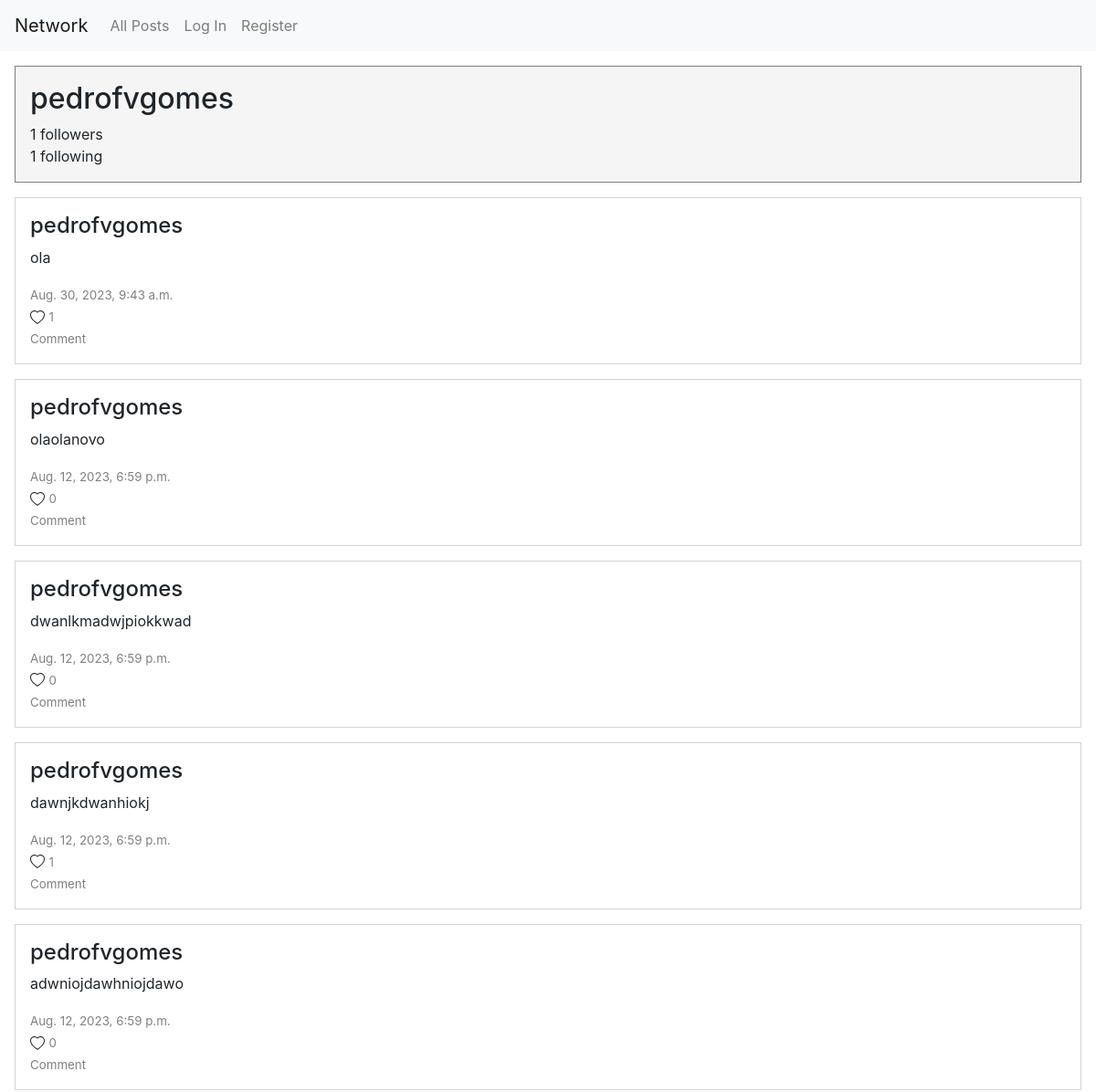
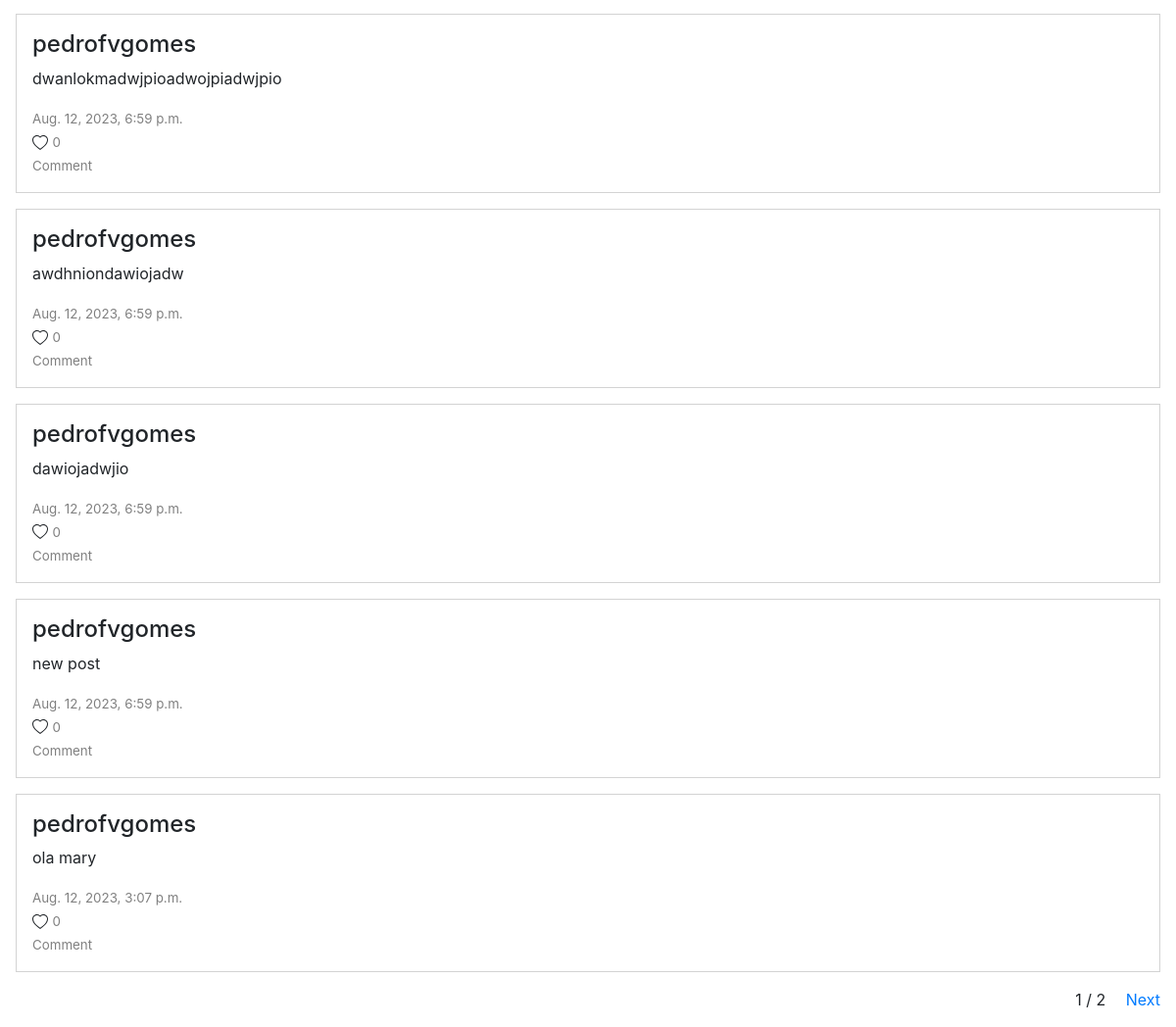
Screenshot of /pedrofvgomes with the database file from the repository (2 pictures, top to bottom).
### network/models.py (models this page shows)
class User(AbstractUser):
    pass

class Post(models.Model):
    user = models.ForeignKey("User", on_delete=models.CASCADE)
    body = models.TextField(max_length=280)
    timestamp = models.DateTimeField(auto_now_add=True)
    likes = models.IntegerField(default=0)

### network/views.py (the view)
# urls.py: path('<str:username>', views.profile, name="profile")
def profile(request, username):
    if len(User.objects.filter(username=username)) == 0:
        return redirect('index')
    user = User.objects.get(username=username)
    follows = False
    if request.user.is_authenticated:
        if len(Following.objects.filter(user1=request.user, user2=user)):
            follows = True
    posts = Post.objects.filter(user=user).order_by("-timestamp")
    paginator = Paginator(posts, 10)  # 10 posts per page
    page_number = request.GET.get('page')
    page_posts = paginator.get_page(page_number)
    return render(request, "network/profile.html", {
        "userprofile": user,
        "followers": len(Following.objects.filter(user2=user)),
        "following": len(Following.objects.filter(user1=user)),
        "page_posts": page_posts,
        "follows": follows
    })

### network/templates/network/profile.html (shortened to what this page needs)
{% extends "network/layout.html" %}
{% block body %}
    <div id="profile">
        <h2>{{ userprofile.username }}</h2>
        <span>{{ followers }} followers</span>
        <br>
        <span>{{ following }} following</span>
        <br>
    </div>
    <div id="posts">
        {% for post in page_posts %}
        <div class="post" id="{{post.id}}">
            <h4>{{ post.user.username }}</h4>
            <p>{{ post.body }}</p>
            <span>{{ post.timestamp }}</span>
            <br>
            <div class="likes">
                <span>{{ post.likes }}</span>
            </div>
            <span>Comment</span>
        </div>
        {% endfor %}
    </div>
    <div id="pagination">
        <span>{{ page_posts.number }} / {{ page_posts.paginator.num_pages }}</span>
        {% if page_posts.has_next %}
            <a href="{% url 'profile' userprofile.username %}?page={{ page_posts.next_page_number }}">Next</a>
        {% endif %}
    </div>
</div>
{% endblock %}

### network/static/network/styles.css (style rules this page uses)
#newpost, .post { padding: 1em; border: 1px solid lightgrey; margin: 1em; }
.post span { color: grey; font-size: smaller; }
.post h4 { width: fit-content; }
#profile { padding: 1em; background-color: whitesmoke; border: solid 1px grey; margin: 1em; }
#pagination { width: 100%; padding: 1em; padding-top: 0; text-align: right; }
#pagination span { margin-right: 1em; margin-top: 0; }

### rows the page displays
User: username "pedrofvgomes"
Post: user.username "pedrofvgomes", body "ola", timestamp "Aug. 30, 2023, 9:43 a.m.", likes "1"
Post: user.username "pedrofvgomes", body "olaolanovo", timestamp "Aug. 12, 2023, 6:59 p.m.", likes "0"
Post: user.username "pedrofvgomes", body "dwanlkmadwjpiokkwad", timestamp "Aug. 12, 2023, 6:59 p.m.", likes "0"
Post: user.username "pedrofvgomes", body "dawnjkdwanhiokj", timestamp "Aug. 12, 2023, 6:59 p.m.", likes "1"
Post: user.username "pedrofvgomes", body "adwniojdawhniojdawo", timestamp "Aug. 12, 2023, 6:59 p.m.", likes "0"
Post: user.username "pedrofvgomes", body "dwanlokmadwjpioadwojpiadwjpio", timestamp "Aug. 12, 2023, 6:59 p.m.", likes "0"
Post: user.username "pedrofvgomes", body "awdhniondawiojadw", timestamp "Aug. 12, 2023, 6:59 p.m.", likes "0"
Post: user.username "pedrofvgomes", body "dawiojadwjio", timestamp "Aug. 12, 2023, 6:59 p.m.", likes "0"
Post: user.username "pedrofvgomes", body "new post", timestamp "Aug. 12, 2023, 6:59 p.m.", likes "0"
Post: user.username "pedrofvgomes", body "ola mary", timestamp "Aug. 12, 2023, 3:07 p.m.", likes "0"

### other values shown
{{ followers }} "1"
{{ following }} "1"
{{ page_posts.number }} "1"
{{ page_posts.paginator.num_pages }} "2"
